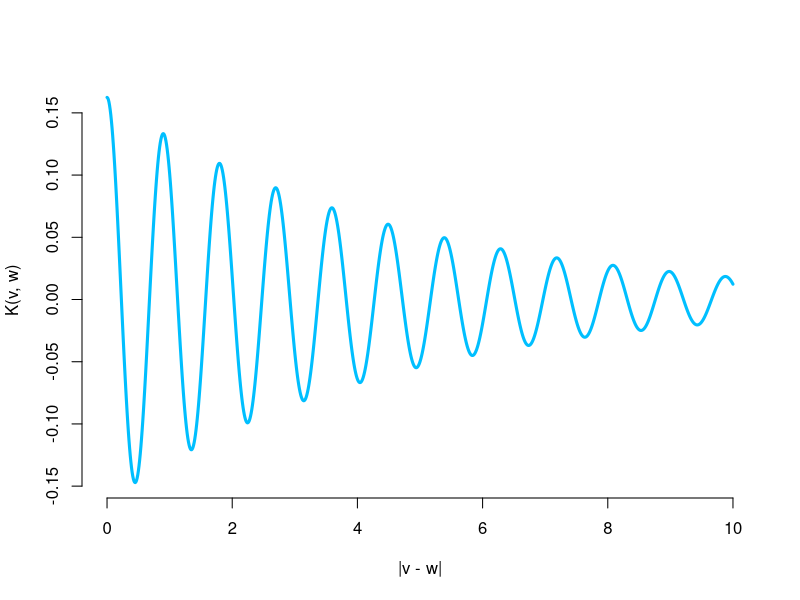

Write the R code that produced this figure.
r <- function(d, omega = 0.98, kappa = 5) {
  1 / (2 * sin(pi * omega) * kappa^2) *
    exp(-kappa * cos(pi * omega / 2) * d) *
    sin(pi * omega / 2 + kappa * sin(pi * omega / 2) * d)
}

pdf("./figs/osc_cov.pdf", width = 7, height = 4)
par(mfrow = c(1,1))
curve(r(x, 0.98, 7), xlim = c(0, 10), lwd = 3, n = 1000,
      bty = "n", xlab = "|v - w|", ylab = "K(v, w)",
      col = "deepskyblue")
dev.off()
